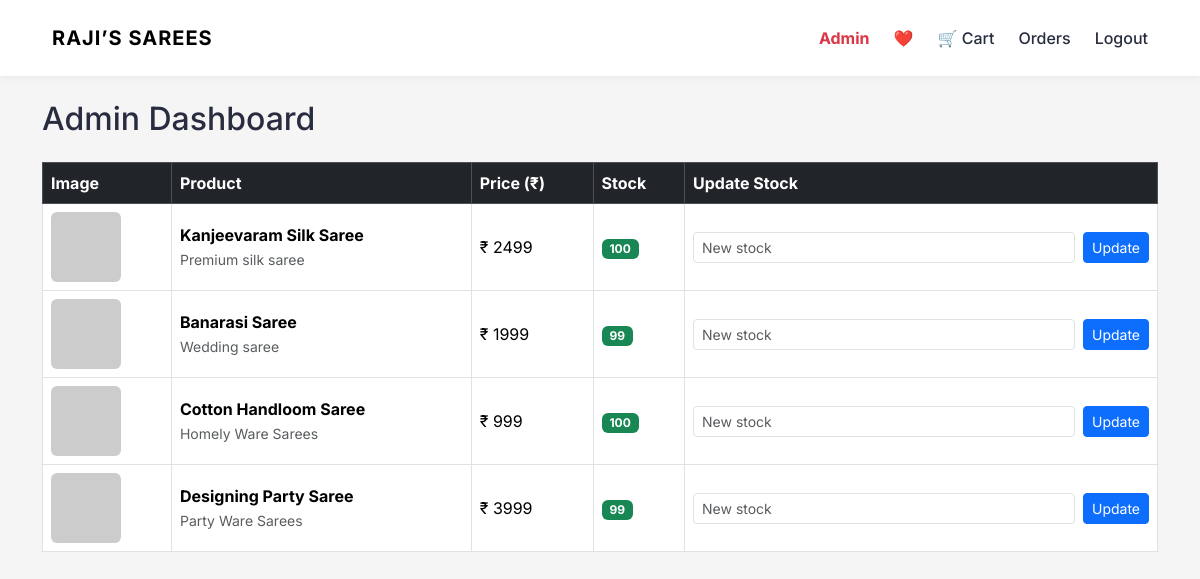
The app's page /admin/dashboard (signed in), older data.
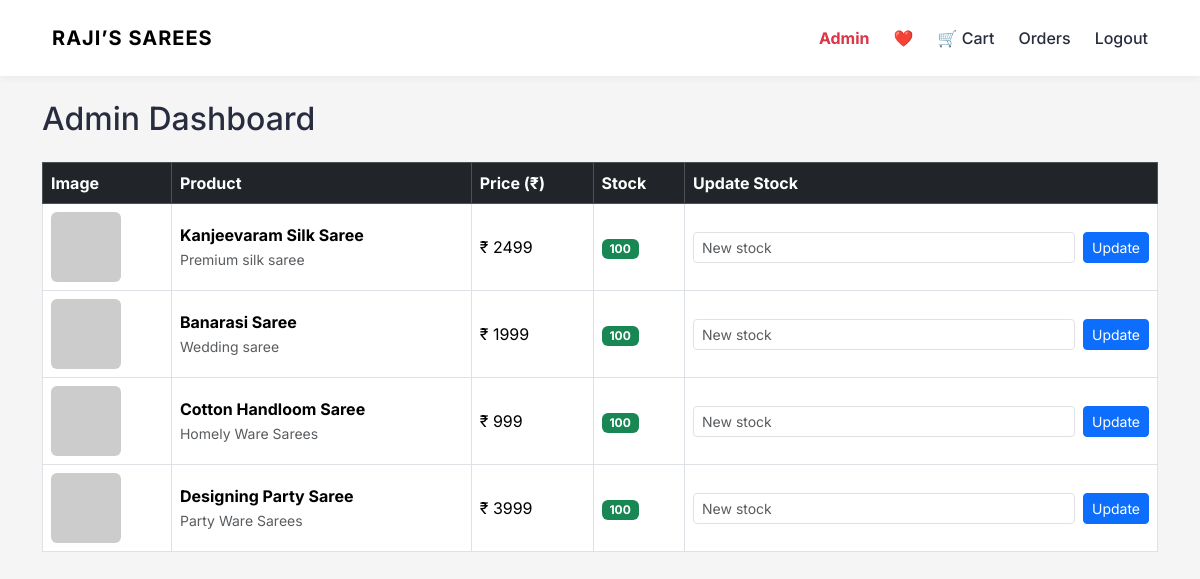
The same page, newer data.
### app.py (models this page shows)
class Product(db.Model):
    id = db.Column(db.Integer, primary_key=True)
    name = db.Column(db.String(150), nullable=False)
    mrp = db.Column(db.Integer, nullable=False)
    price = db.Column(db.Integer, nullable=False)
    stock = db.Column(db.Integer, nullable=False)
    image = db.Column(db.String(300), nullable=False)
    description = db.Column(db.Text, nullable=False)

### app.py (the view)
@app.route("/admin/dashboard")
@login_required
def admin_dashboard():
    if not current_user.is_admin:
        abort(403)
    products = Product.query.all()
    return render_template("admin/dashboard.html", products=products)

### app.py (called while the page is built)
@login_manager.user_loader
def load_user(user_id):
    return User.query.get(int(user_id))

@app.context_processor
def inject_cart_count():
    if current_user.is_authenticated:
        count = db.session.query(
            func.sum(CartItem.quantity)
        ).filter_by(user_id=current_user.id).scalar()
        return {"cart_count": count or 0}
    return {"cart_count": 0}

### templates/admin/dashboard.html
{% extends "base.html" %}
{% block content %}
<h2 class="mb-4">Admin Dashboard</h2>
<div class="table-responsive">
  <table class="table table-bordered align-middle">
    <thead class="table-dark">
      <tr>
        <th>Image</th>
        <th>Product</th>
        <th>Price (₹)</th>
        <th>Stock</th>
        <th>Update Stock</th>
      </tr>
    </thead>
    <tbody>
      {% for product in products %}
      <tr>
        <td>
          <img src="{{ product.image }}" width="70" class="rounded">
        </td>
        <td>
          <strong>{{ product.name }}</strong><br>
          <small class="text-muted">{{ product.description }}</small>
        </td>
        <td>₹ {{ product.price }}</td>
        <td>
          {% if product.stock > 10 %}
            <span class="badge bg-success">{{ product.stock }}</span>
          {% elif product.stock > 0 %}
            <span class="badge bg-warning text-dark">{{ product.stock }}</span>
          {% else %}
            <span class="badge bg-danger">Out of stock</span>
          {% endif %}
        </td>
        <td>
          <form method="POST" action="/admin/update-stock/{{ product.id }}" class="d-flex gap-2">
            <input
              type="number"
              name="stock"
              min="0"
              class="form-control form-control-sm"
              placeholder="New stock"
              required
            >
            <button class="btn btn-sm btn-primary">Update</button>
          </form>
        </td>
      </tr>
      {% endfor %}
    </tbody>
  </table>
</div>
{% endblock %}

### templates/base.html (shortened to what this page needs)
<!DOCTYPE html>
<html lang="en">
<head>
    <link href="https://cdn.jsdelivr.net/npm/bootstrap@5.3.3/dist/css/bootstrap.min.css" rel="stylesheet">
    <link rel="stylesheet" href="{{ url_for('static', filename='css/style.css') }}">
</head>
<body>
<div class="toast-container position-fixed top-0 end-0 p-3">
</div>
<nav class="navbar navbar-expand-lg myntra-navbar">
  <div class="container">
    <a class="navbar-brand brand-logo" href="/">RAJI’S SAREES</a>
    <div class="ms-auto d-flex align-items-center gap-4">
      {% if current_user.is_authenticated %}
        {% if current_user.is_admin %}
          <a href="/admin/dashboard" class="nav-icon fw-bold text-danger">
            Admin
          </a>
        {% endif %}
        <a href="/wishlist" class="nav-icon">
          ❤️
        </a>
        <a href="/cart" class="nav-icon position-relative">
          🛒 Cart
        </a>
        <a href="/orders" class="nav-icon">Orders</a>
        <a href="/logout" class="nav-icon">Logout</a>
      {% else %}
        <a href="/login" class="nav-icon">Login</a>
        <a href="/register" class="nav-icon">Register</a>
      {% endif %}
    </div>
  </div>
</nav>
<div class="container mt-4">
    {% block content %}{% endblock %}
</div>
</body>
</html>

### static/css/style.css (style rules this page uses)
* { margin: 0; padding: 0; box-sizing: border-box; }
body { font-family: 'Inter', sans-serif; background-color: #f5f5f6; color: #282c3f; }
body { background-color: #f5f5f5; }
.myntra-navbar { background: #ffffff; padding: 15px 0; box-shadow: 0 2px 10px rgba(0,0,0,0.05); }
.brand-logo { font-weight: 700; letter-spacing: 1px; }
.nav-icon { text-decoration: none; font-weight: 500; color: #282c3f; }
button { transition: all 0.3s ease; }
.navbar { display: flex; justify-content: space-between; align-items: center; padding: 18px 40px; background: #fff; box-shadow: 0 2px 8px rgba(0,0,0,0.05); }

Row changes from the older to the newer data that the page shows:
changed Product "Banarasi Saree": stock "99" → "100"
changed Product "Designing Party Saree": stock "99" → "100"
